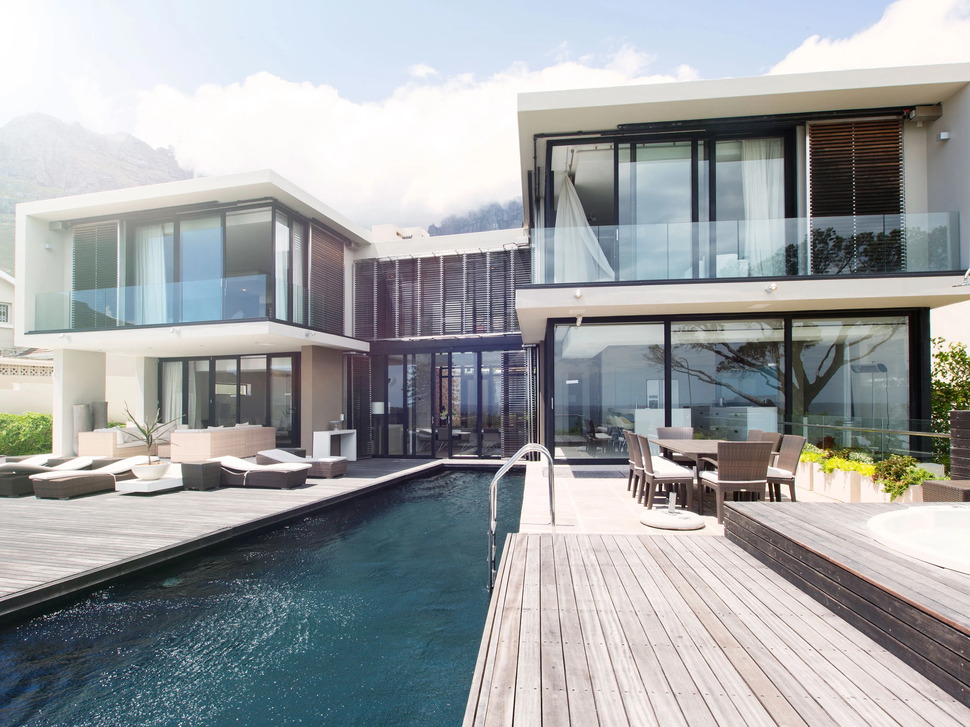
#> input picture Práctica_1/Foto.png, 970 x 727 px, shrunk from 3600 x 2700 before the run
$ jupyter execute P1_Ejercicio_4.ipynb
#> lines starting #> are read from the running program, lines starting #| are printed output that depends on the picture; after the words box and inside, x2 and y2 are one past the last pixel; in counts of white or black regions, pixels touching at a corner belong together
[cell 1]
'''
Alejandro Fernández Trigo
'''

[cell 2]
import numpy as np
import cv2 as cv
import matplotlib.pyplot as plt

[cell 3]
img = cv.imread("Foto.png")
#> img is the input picture: shape (727, 970, 3); mean B, G, R 163.7, 161.9, 158.7
imgray = cv.cvtColor(img, cv.COLOR_BGR2GRAY)
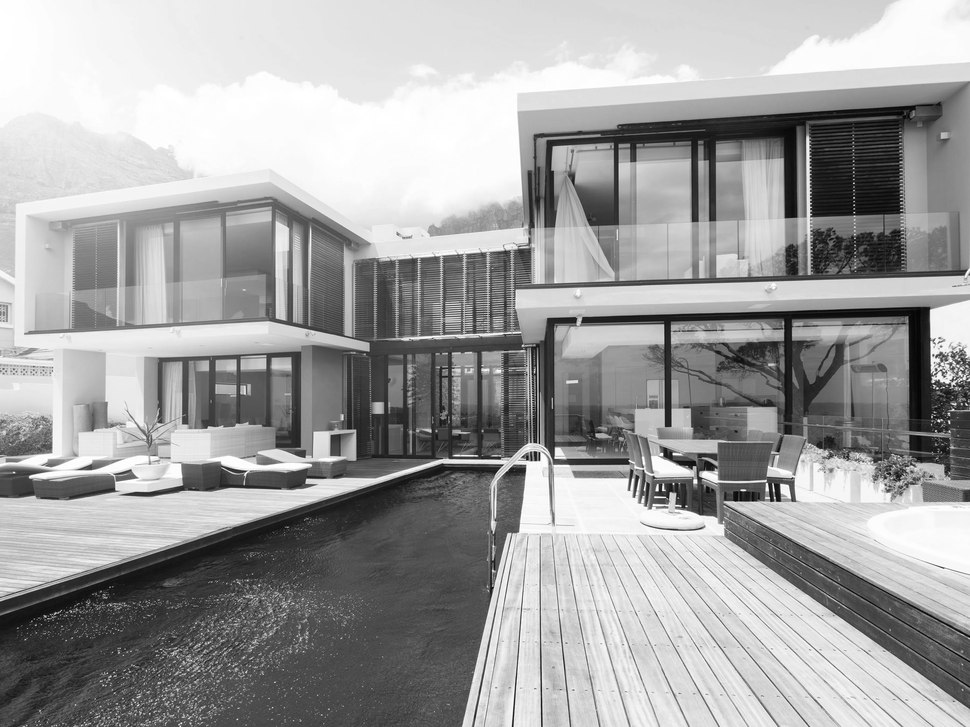
#> imgray: shape (727, 970); min 1, max 255, mean 161.1
ret, thresh = cv.threshold(imgray, 125, 255, 0)
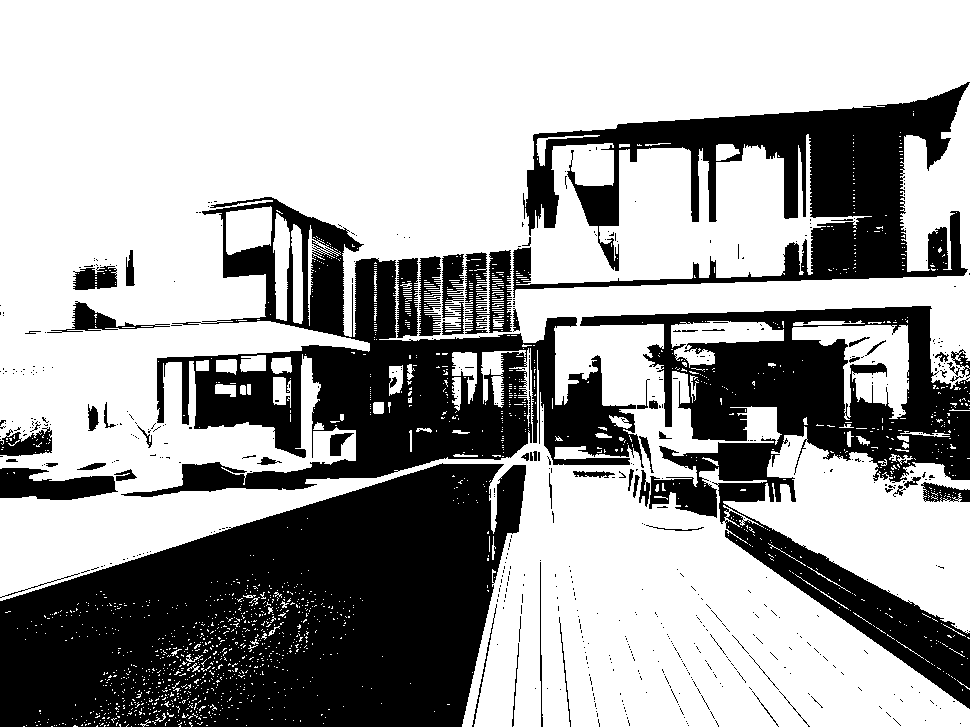
#> thresh: shape (727, 970); 64.5% white; 550 black regions (486 under 20 px)
contours, hierarchy = cv.findContours(thresh, cv.RETR_TREE, cv.CHAIN_APPROX_SIMPLE)
#> contours = 2794 contours, 2673 with area under 20; largest, box (x1, y1, x2, y2) and area: (0, 0, 970, 727) 475625, (120, 196, 645, 498) 64185, (723, 426, 970, 634) 23362, (792, 325, 909, 420) 5104, (464, 249, 513, 335) 3471

cv.drawContours(img, contours, -1, (0,255,0), 3)
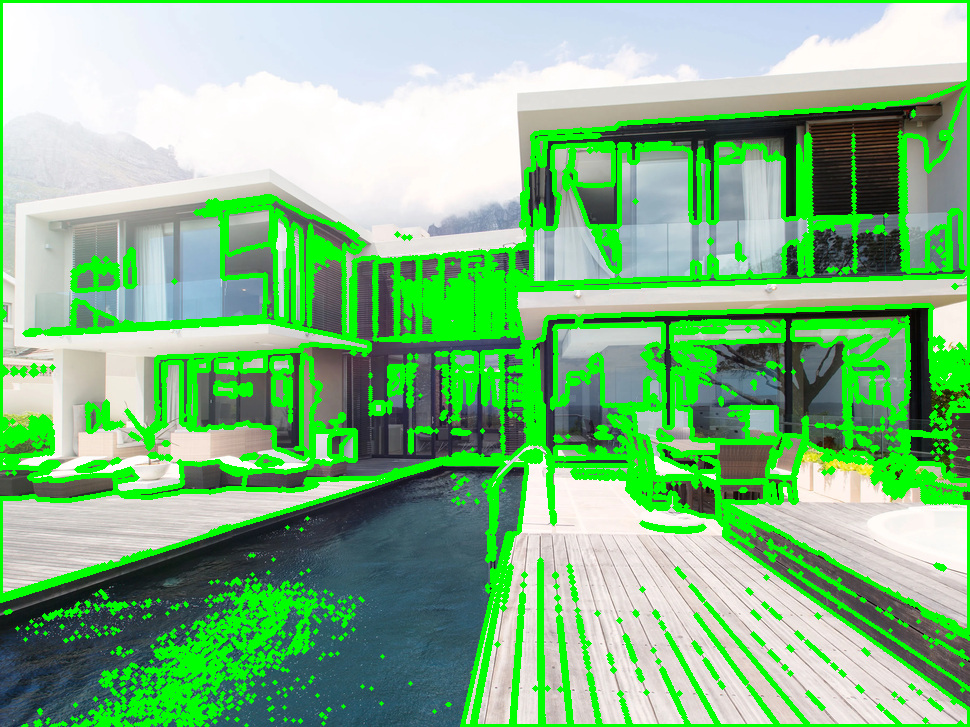
#> img: shape (727, 970, 3); mean B, G, R 134.5, 186.7, 130
plt.imshow(cv.cvtColor(img, cv.COLOR_BGR2RGB))
plt.show()

[cell 4]
cv.imwrite("Procesado.png", img)
#> Out = True
